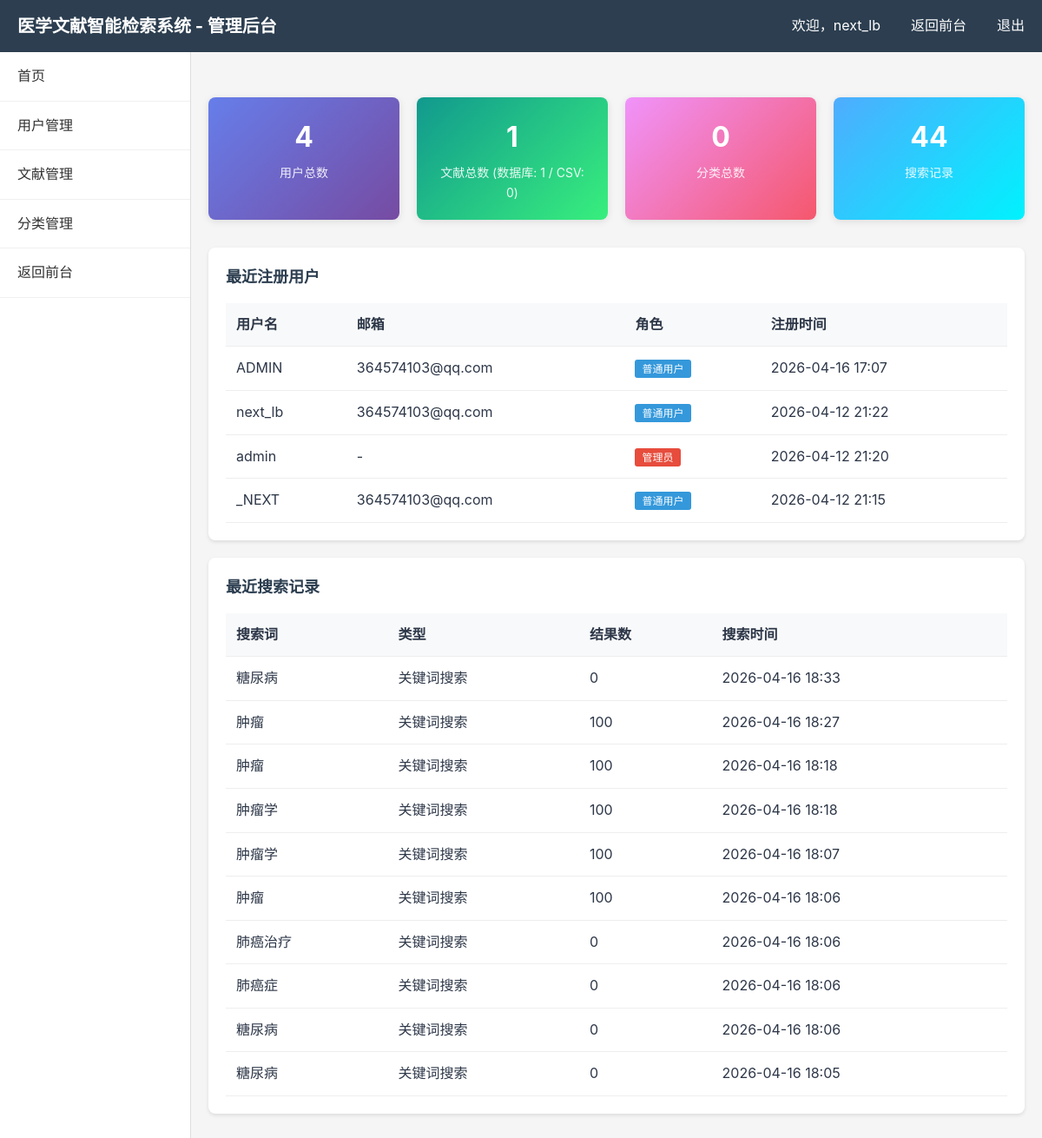
The app's page /manager/ (signed in) with its own data.
### literature/models.py (models this page shows)
class SearchHistory(models.Model):
    user = models.ForeignKey(
        User,
        on_delete=models.CASCADE,
        null=True,
        blank=True,
        related_name='search_histories',
        verbose_name='用户'
    )
    query = models.CharField('搜索词', max_length=500)
    search_type = models.CharField(
        '搜索类型',
        max_length=20,
        choices=[
            ('keyword', '关键词搜索'),
            ('semantic', '语义搜索'),
            ('category', '分类搜索'),
        ]
    )
    results_count = models.IntegerField('结果数量', default=0)
    ip_address = models.GenericIPAddressField('IP地址', null=True, blank=True)
    created_at = models.DateTimeField('搜索时间', auto_now_add=True)
    class Meta:
        verbose_name = '搜索历史'
        verbose_name_plural = '搜索历史'
        ordering = ['-created_at']

### literature/views.py (the view)
# urls.py: path('manager/', views.admin_index, name='admin_index'),
@login_required
def admin_index(request):
    if not is_admin(request.user):
        return HttpResponseForbidden('权限不足')
    user_count = User.objects.count()
    literature_count = Literature.objects.count()
    category_count = LiteratureCategory.objects.count()
    search_count = SearchHistory.objects.count()
    csv_path = os.path.join(os.path.dirname(os.path.dirname(os.path.abspath(__file__))), '..', 'datasets', '数据集_2', 'medical_literature_dataset.csv')
    csv_count = 0
    if os.path.exists(csv_path):
        try:
            df = pd.read_csv(csv_path, encoding='utf-8-sig')
            csv_count = len(df)
        except:
            pass
    total_literature_count = literature_count + csv_count
    recent_users = User.objects.order_by('-date_joined')[:5]
    recent_searches = SearchHistory.objects.order_by('-created_at')[:10]
    context = {
        'user_count': user_count,
        'literature_count': total_literature_count,
        'db_literature_count': literature_count,
        'csv_literature_count': csv_count,
        'category_count': category_count,
        'search_count': search_count,
        'recent_users': recent_users,
        'recent_searches': recent_searches,
    }
    return render(request, 'literature/admin/index.html', context)

### literature/views.py (called while the page is built)
def is_admin(user):
    if user.is_superuser:
        return True
    try:
        return user.profile.role == 'admin'
    except:
        return False

### templates/literature/admin/index.html (shortened to what this page needs)
{% extends 'literature/admin/base.html' %}
{% block admin_content %}
<div class="stats-grid">
    <div class="stat-card">
        <h3>{{ user_count }}</h3>
        <p>用户总数</p>
    </div>
    <div class="stat-card green">
        <h3>{{ literature_count }}</h3>
        <p>文献总数 (数据库: {{ db_literature_count }} / CSV: {{ csv_literature_count }})</p>
    </div>
    <div class="stat-card orange">
        <h3>{{ category_count }}</h3>
        <p>分类总数</p>
    </div>
    <div class="stat-card blue">
        <h3>{{ search_count }}</h3>
        <p>搜索记录</p>
    </div>
</div>
<div class="admin-card" style="margin-top: 20px;">
    <h2>最近注册用户</h2>
    <table>
        <thead>
            <tr>
                <th>用户名</th>
                <th>邮箱</th>
                <th>角色</th>
                <th>注册时间</th>
            </tr>
        </thead>
        <tbody>
            {% for u in recent_users %}
            <tr>
                <td>{{ u.username }}</td>
                <td>{{ u.email|default:"-" }}</td>
                <td>
                    {% if u.profile.role == 'admin' %}
                    <span class="badge badge-admin">管理员</span>
                    {% else %}
                    <span class="badge badge-user">普通用户</span>
                    {% endif %}
                </td>
                <td>{{ u.date_joined|date:"Y-m-d H:i" }}</td>
            </tr>
            {% empty %}
            <tr>
                <td colspan="4" class="empty-state">暂无用户</td>
            </tr>
            {% endfor %}
        </tbody>
    </table>
</div>
<div class="admin-card">
    <h2>最近搜索记录</h2>
    <table>
        <thead>
            <tr>
                <th>搜索词</th>
                <th>类型</th>
                <th>结果数</th>
                <th>搜索时间</th>
            </tr>
        </thead>
        <tbody>
            {% for s in recent_searches %}
            <tr>
                <td>{{ s.query }}</td>
                <td>
                    {% if s.search_type == 'keyword' %}关键词搜索
                    {% elif s.search_type == 'semantic' %}语义搜索
                    {% else %}分类搜索{% endif %}
                </td>
                <td>{{ s.results_count }}</td>
                <td>{{ s.created_at|date:"Y-m-d H:i" }}</td>
            </tr>
            {% empty %}
            <tr>
                <td colspan="4" class="empty-state">暂无搜索记录</td>
            </tr>
            {% endfor %}
        </tbody>
    </table>
</div>
{% endblock %}

### templates/literature/admin/base.html (shortened to what this page needs)
<!DOCTYPE html>
<html lang="zh-CN">
<head>
    <link rel="stylesheet" href="/static/css/style.css">
</head>
<body>
    <header class="admin-header">
        <h1>医学文献智能检索系统 - 管理后台</h1>
        <div class="user-info">
            <span>欢迎，{{ user.username }}</span>
            <a href="/">返回前台</a>
            <a href="/logout/">退出</a>
        </div>
    </header>
    <div class="admin-container">
        <aside class="admin-sidebar">
            <ul>
                <li><a href="/manager/">首页</a></li>
                <li><a href="/manager/users/">用户管理</a></li>
                <li><a href="/manager/literatures/">文献管理</a></li>
                <li><a href="/manager/categories/">分类管理</a></li>
                <li><a href="/literatures/">返回前台</a></li>
            </ul>
        </aside>
        <main class="admin-content">
            {% block admin_content %}{% endblock %}
        </main>
    </div>
</body>
</html>

### static/css/style.css (style rules this page uses)
* { margin: 0; padding: 0; box-sizing: border-box; }
:root { --primary-color: #2c5282; --secondary-color: #4299e1; --accent-color: #48bb78; --bg-color: #f7fafc; --text-color: #2d3748; --border-color: #e2e8f0; }
body { font-family: -apple-system, BlinkMacSystemFont, "Segoe UI", Roboto, "Helvetica Neue", Arial, sans-serif; line-height: 1.6; color: var(--text-color); background-color: var(--bg-color); }
.feature-grid, .stats-grid { display: grid; grid-template-columns: repeat(auto-fit, minmax(280px, 1fr)); gap: 1.5rem; margin: 2rem 0; }
.feature-card, .stat-card { background: white; padding: 1.5rem; border-radius: 8px; box-shadow: 0 2px 8px rgba(0,0,0,0.1); text-align: center; }
h2 { color: var(--primary-color); margin-bottom: 1rem; }

### templates/literature/admin/base.html (style rules this page uses)
* { margin: 0; padding: 0; box-sizing: border-box; }
body { font-family: -apple-system, BlinkMacSystemFont, 'Segoe UI', Roboto, sans-serif; background: #f5f5f5; }
.admin-header { background: #2c3e50; color: white; padding: 0 20px; height: 60px; display: flex; align-items: center; justify-content: space-between; }
.admin-header h1 { font-size: 20px; }
.admin-header a { color: white; text-decoration: none; margin-left: 20px; }
.admin-header .user-info { display: flex; align-items: center; gap: 15px; }
.admin-container { display: flex; min-height: calc(100vh - 60px); }
.admin-sidebar { width: 220px; background: white; border-right: 1px solid #ddd; }
.admin-sidebar ul { list-style: none; }
.admin-sidebar li a { display: block; padding: 15px 20px; color: #333; text-decoration: none; border-bottom: 1px solid #f0f0f0; }
.admin-content { flex: 1; padding: 20px; }
.admin-card { background: white; border-radius: 8px; padding: 20px; margin-bottom: 20px; box-shadow: 0 2px 4px rgba(0,0,0,0.1); }
.admin-card h2 { font-size: 18px; margin-bottom: 15px; color: #2c3e50; }
.stats-grid { display: grid; grid-template-columns: repeat(4, 1fr); gap: 20px; }
.stat-card { background: linear-gradient(135deg, #667eea, #764ba2); color: white; padding: 20px; border-radius: 8px; text-align: center; }
.stat-card h3 { font-size: 32px; margin-bottom: 5px; }
.stat-card p { font-size: 14px; opacity: 0.9; }
.stat-card.green { background: linear-gradient(135deg, #11998e, #38ef7d); }
.stat-card.orange { background: linear-gradient(135deg, #f093fb, #f5576c); }
.stat-card.blue { background: linear-gradient(135deg, #4facfe, #00f2fe); }
table { width: 100%; border-collapse: collapse; }
table th, table td { padding: 12px; text-align: left; border-bottom: 1px solid #eee; }
table th { background: #f8f9fa; font-weight: 600; }
.badge { padding: 3px 8px; border-radius: 3px; font-size: 12px; }
.badge-admin { background: #e74c3c; color: white; }
.badge-user { background: #3498db; color: white; }

### records on screen
SearchHistory: query "糖尿病", search_type "关键词搜索", results_count "0", created_at "2026-04-16 18:33"
SearchHistory: query "肿瘤", search_type "关键词搜索", results_count "100", created_at "2026-04-16 18:27"
SearchHistory: query "肿瘤", search_type "关键词搜索", results_count "100", created_at "2026-04-16 18:18"
SearchHistory: query "肿瘤学", search_type "关键词搜索", results_count "100", created_at "2026-04-16 18:18"
SearchHistory: query "肿瘤学", search_type "关键词搜索", results_count "100", created_at "2026-04-16 18:07"
SearchHistory: query "肿瘤", search_type "关键词搜索", results_count "100", created_at "2026-04-16 18:06"
SearchHistory: query "肺癌治疗", search_type "关键词搜索", results_count "0", created_at "2026-04-16 18:06"
SearchHistory: query "肺癌症", search_type "关键词搜索", results_count "0", created_at "2026-04-16 18:06"
SearchHistory: query "糖尿病", search_type "关键词搜索", results_count "0", created_at "2026-04-16 18:06"
SearchHistory: query "糖尿病", search_type "关键词搜索", results_count "0", created_at "2026-04-16 18:05"

### other values on screen
{{ user.username }} "next_lb"
{{ user_count }} "4"
{{ literature_count }} "1"
{{ db_literature_count }} "1"
{{ csv_literature_count }} "0"
{{ category_count }} "0"
{{ search_count }} "44"
{{ u.username }} "ADMIN"
{{ u.email|default:"-" }} "364574103@qq.com"
{{ u.date_joined|date:"Y-m-d H:i" }} "2026-04-16 17:07"
{{ u.username }} "next_lb"
{{ u.date_joined|date:"Y-m-d H:i" }} "2026-04-12 21:22"
{{ u.username }} "admin"
{{ u.email|default:"-" }} "-"
{{ u.date_joined|date:"Y-m-d H:i" }} "2026-04-12 21:20"
